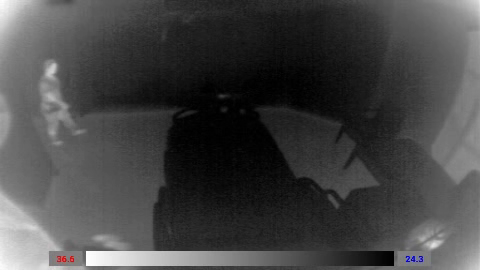
#> input picture frame 28 of python_video_stream/Patient_videos/walking.mp4, 480 x 270 px, given in place of 193443.avi, which was not available
$ python object_detection.py   (older library calls are emulated)
#> lines starting #> are read from the running program, lines starting #| are printed output that depends on the picture; after the words box and inside, x2 and y2 are one past the last pixel; in counts of white or black regions, pixels touching at a corner belong together; pictures that were not available may be replaced by others from this repository, and a replacement may not be noted
# import the necessary packages
import numpy as np,sys
import argparse
import glob
import cv2
from imutils.object_detection import non_max_suppression

def auto_canny(image, sigma=0.33):
    # compute the median of the single channel pixel intensities
    v = np.median(image)

    # apply automatic Canny edge detection using the computed median
    lower = int(max(0, (1.0 - sigma) * v))
    upper = int(min(255, (1.0 + sigma) * v))
    edged = cv2.Canny(image, lower, upper)

    # return the edged image
    return edged

# [69 lines left out: functions gaussian_pyramid, laplacian_pyramid, hog, K_Means, detect_collision, get_iou, not called in this run]


def get_moments(image):
    if len(image.shape) == 3:
        gray = cv2.cvtColor(image, cv2.COLOR_BGR2GRAY)
    else:
        gray = image
    gray = cv2.GaussianBlur(gray, (15, 15), 0)
    ret, gray = cv2.threshold(gray, 0, 255, cv2.THRESH_BINARY_INV + cv2.THRESH_OTSU)
    edged = auto_canny(gray)
    img_, contours, heirarchy = cv2.findContours(edged, cv2.RETR_TREE, cv2.CHAIN_APPROX_SIMPLE)
    rects = []
    tooSmall = gray.size * 5 / 1000
    tooBig = gray.size * 100 / 100
    moments = []
    centroids = []
    ellipsoids = []
    for c in contours:
        rects.append(cv2.boundingRect(c))
        M = cv2.moments(c)
        moments.append(M)
        m1 = 0
        m2 = 0
        # Calculating bary-center of object using 1st central moments along x & y axes
        if M["m00"] != 0:
            m1 = int(M['m10'] / M['m00'])
            m2 = int(M['m01'] / M['m00'])

        centroids.append([m1,m2])
        cv2.circle(image, (m1, m2), 2, (0, 0, 255), -1)

        # Calculating object orientation from 2nd central moments
        # theta = 0.5 * np.arctan ((2 * M['mu11'])/ (M['mu20'] - M['mu02']) )
        # theta = theta/np.pi * 180
        if len(c) > 5:
            ellipse = cv2.fitEllipse(c)
            cv2.ellipse(image, ellipse, (0, 250, 0), 2)
        else:
            ellipse = None

        ellipsoids.append(ellipse)
    return contours, moments, centroids, ellipsoids


## this function will update the input image with the bounding boxes of the objects found overlayed on top of the image
# [131 lines left out: functions detect_object, merge_rect, track_objects, createTracker, detect_objects, not called in this run]

def display_moments(video):
    cap = cv2.VideoCapture(video)
    total = int((cap.get(cv2.CAP_PROP_FRAME_COUNT) / 100) * 100)
    for i in range(0, total):
        success, image = cap.read()
        if not success:
            break
        mcontours, moments, centroids, ellipsoids = get_moments(image)
        if cv2.waitKey(100) & 0xFF == ord('q'):
            break
        cv2.imshow(" Moments ",image)
#> this loop made 1 pass; (key q is pressed on pass 1)
#> (ret in get_moments, centroids) on pass 1: (77, [[0, 0], [400, 127], [116, 102]])
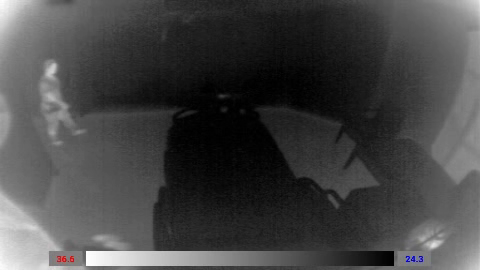
#> input picture frame 28 of python_video_stream/Patient_videos/walking.mp4, 480 x 270 px, given in place of 193443.avi, which was not available
#> pass 1, in get_moments, `ret, gray = cv2.threshold(gray, 0, 255, cv2.THRESH_BINARY_INV + cv2.TH..`:
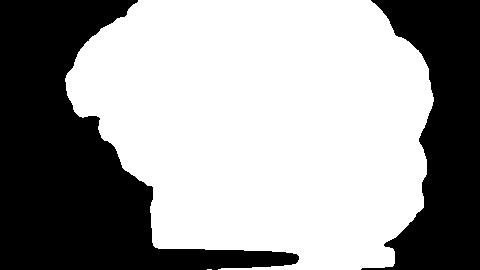
#> gray: shape (270, 480); 60.3% white; 2 black regions, box (x1, y1, x2, y2) and area: (0, 0, 299, 270) 33576, (361, 0, 480, 270) 17863
#> pass 1, in auto_canny, `edged = cv2.Canny(image, lower, upper)`:
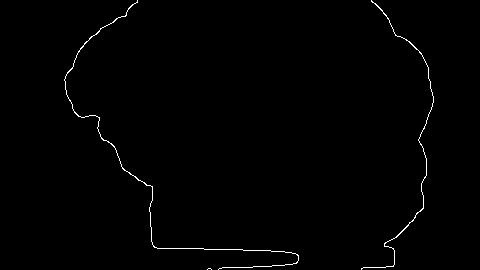
#> edged: shape (270, 480); 0.74% white in thin lines or dots, all inside (x1, y1, x2, y2) = (64, 0, 434, 270)
#> after the loop:
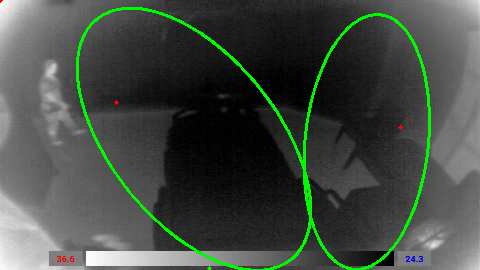
#> image: shape (270, 480, 3); mean B, G, R 67, 74.8, 67.1
    cap.release()
    cv2.destroyAllWindows()
if __name__ == '__main__':
    display_moments("D:/Datasets/TTSH_Videos/Video_Patient_003_Bed_03_07-06-1655-10-06-1300/17/06/07/193443.avi")

$ run again, starting later in the video
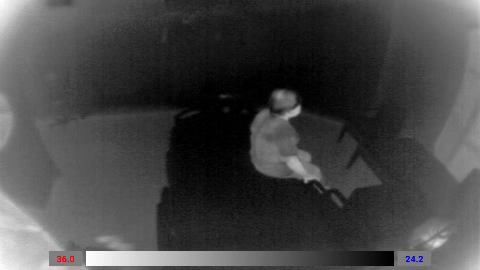
#> input picture frame 127 of python_video_stream/Patient_videos/walking.mp4, 480 x 270 px, given in place of 193443.avi, which was not available
#> the loop in display_moments, `for i in range(0, total):` made 1 pass; (key q is pressed on pass 1)
#> ret in get_moments on pass 1: 75
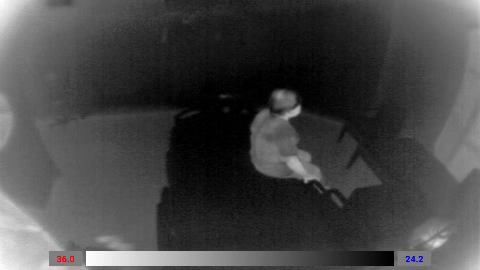
#> input picture frame 127 of python_video_stream/Patient_videos/walking.mp4, 480 x 270 px, given in place of 193443.avi, which was not available
#> pass 1, in get_moments, `ret, gray = cv2.threshold(gray, 0, 255, cv2.THRESH_BINARY_INV + cv2.TH..`:
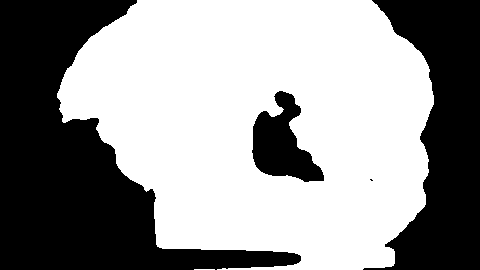
#> gray: shape (270, 480); 58.2% white; 4 black regions (1 under 20 px), largest, box (x1, y1, x2, y2) and area: (0, 0, 301, 270) 32967, (363, 0, 480, 270) 17662, (252, 91, 324, 182) 3512
#> after the loop in display_moments, `for i in range(0, total):`:
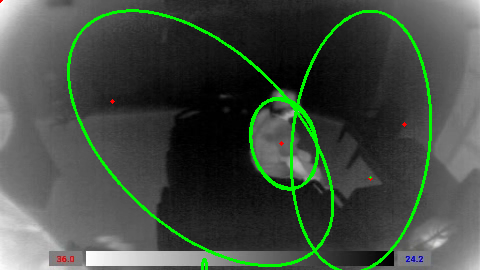
#> image: shape (270, 480, 3); mean B, G, R 66.3, 76.1, 66.4

$ run again, starting later in the video
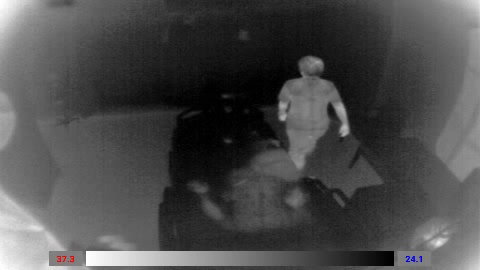
#> input picture frame 226 of python_video_stream/Patient_videos/walking.mp4, 480 x 270 px, given in place of 193443.avi, which was not available
#> the loop in display_moments, `for i in range(0, total):` made 1 pass; (key q is pressed on pass 1)
#> ret in get_moments on pass 1: 81
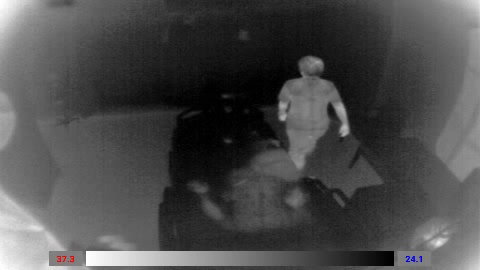
#> input picture frame 226 of python_video_stream/Patient_videos/walking.mp4, 480 x 270 px, given in place of 193443.avi, which was not available
#> pass 1, in get_moments, `ret, gray = cv2.threshold(gray, 0, 255, cv2.THRESH_BINARY_INV + cv2.TH..`:
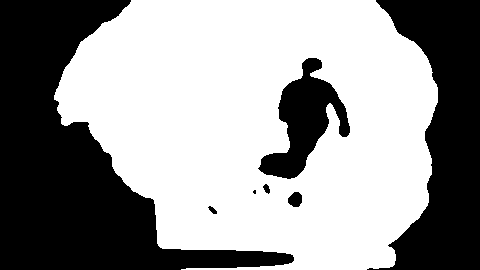
#> gray: shape (270, 480); 58.8% white; 7 black regions (1 under 20 px), largest, box (x1, y1, x2, y2) and area: (0, 0, 294, 270) 31565, (367, 0, 480, 270) 16773, (258, 58, 350, 179) 4751, (288, 192, 302, 207) 163, (263, 184, 270, 194) 44, (208, 206, 217, 214) 39
#> after the loop in display_moments, `for i in range(0, total):`:
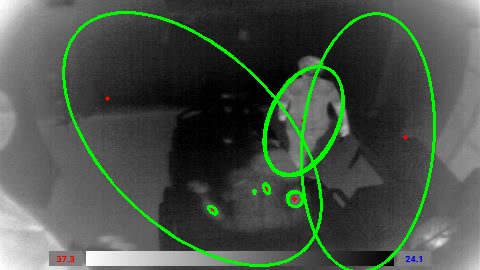
#> image: shape (270, 480, 3); mean B, G, R 71.6, 82.4, 71.7
